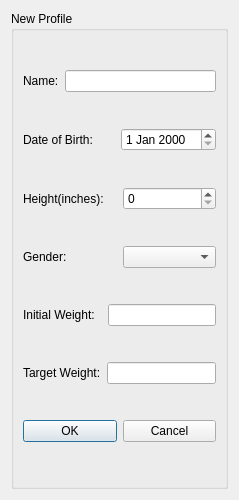
<?xml version="1.0" encoding="UTF-8"?>
<ui version="4.0">
 <class>NewProfile</class>
 <widget class="QDialog" name="NewProfile">
  <property name="geometry">
   <rect>
    <x>0</x>
    <y>0</y>
    <width>239</width>
    <height>500</height>
   </rect>
  </property>
  <property name="windowTitle">
   <string>Dialog</string>
  </property>
  <layout class="QVBoxLayout" name="verticalLayout">
   <item>
    <widget class="QGroupBox" name="groupBox">
     <property name="title">
      <string>New Profile</string>
     </property>
     <layout class="QVBoxLayout" name="verticalLayout_2">
      <item>
       <layout class="QHBoxLayout" name="horizontalLayout">
        <item>
         <widget class="QLabel" name="label">
          <property name="text">
           <string>Name:</string>
          </property>
         </widget>
        </item>
        <item>
         <widget class="QLineEdit" name="nameLineEdit"/>
        </item>
       </layout>
      </item>
      <item>
       <layout class="QHBoxLayout" name="horizontalLayout_5">
        <item>
         <widget class="QLabel" name="label_2">
          <property name="text">
           <string>Date of Birth:</string>
          </property>
         </widget>
        </item>
        <item>
         <widget class="QDateEdit" name="dateOfBirthLineEdit"/>
        </item>
       </layout>
      </item>
      <item>
       <layout class="QHBoxLayout" name="horizontalLayout_4">
        <item>
         <widget class="QLabel" name="label_3">
          <property name="text">
           <string>Height(inches):</string>
          </property>
         </widget>
        </item>
        <item>
         <widget class="QSpinBox" name="heightSpinBox"/>
        </item>
       </layout>
      </item>
      <item>
       <layout class="QHBoxLayout" name="horizontalLayout_3">
        <item>
         <widget class="QLabel" name="label_4">
          <property name="text">
           <string>Gender:</string>
          </property>
         </widget>
        </item>
        <item>
         <widget class="QComboBox" name="genderComboBox">
          <property name="editable">
           <bool>false</bool>
          </property>
         </widget>
        </item>
       </layout>
      </item>
      <item>
       <layout class="QHBoxLayout" name="horizontalLayout_6">
        <item>
         <widget class="QLabel" name="label_5">
          <property name="text">
           <string>Initial Weight:</string>
          </property>
         </widget>
        </item>
        <item>
         <widget class="QLineEdit" name="initialWeightLineEdit">
          <property name="sizePolicy">
           <sizepolicy hsizetype="Minimum" vsizetype="Fixed">
            <horstretch>0</horstretch>
            <verstretch>0</verstretch>
           </sizepolicy>
          </property>
         </widget>
        </item>
       </layout>
      </item>
      <item>
       <layout class="QHBoxLayout" name="horizontalLayout_2">
        <item>
         <widget class="QLabel" name="label_6">
          <property name="text">
           <string>Target Weight:</string>
          </property>
         </widget>
        </item>
        <item>
         <widget class="QLineEdit" name="targetWeightLineEdit"/>
        </item>
       </layout>
      </item>
      <item>
       <layout class="QHBoxLayout" name="horizontalLayout_7">
        <item>
         <widget class="QPushButton" name="pushButton">
          <property name="text">
           <string>OK</string>
          </property>
         </widget>
        </item>
        <item>
         <widget class="QPushButton" name="pushButton_2">
          <property name="text">
           <string>Cancel</string>
          </property>
         </widget>
        </item>
       </layout>
      </item>
     </layout>
    </widget>
   </item>
  </layout>
 </widget>
 <resources/>
 <connections/>
</ui>
